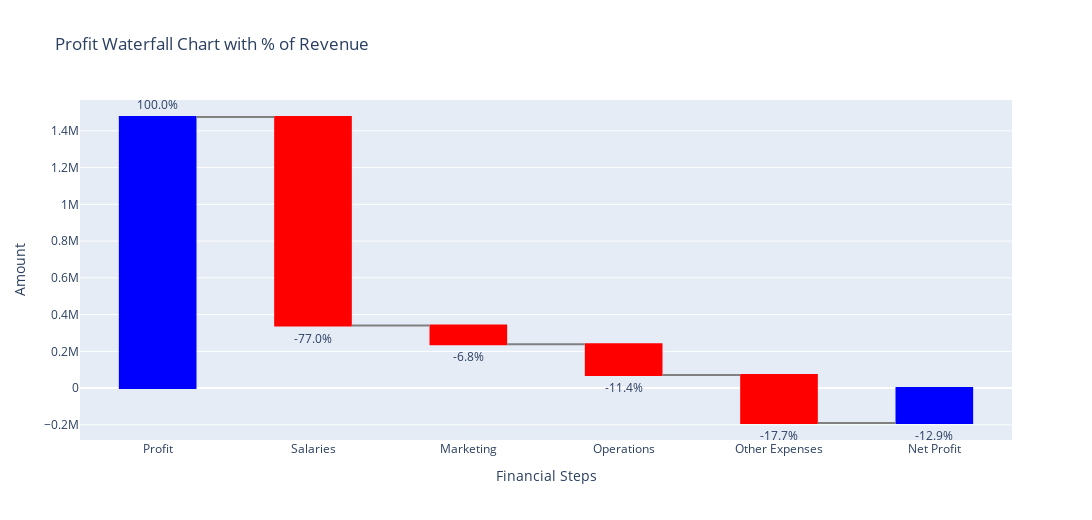

Notebook source saved alongside this figure:
### Code cell
fig = go.Figure(go.Waterfall(
    name = "Financial Breakdown",
    orientation = "v",
    measure = waterfall2_df['type'],       # 'absolute', 'relative', 'total'
    x = waterfall2_df['label'],
    textposition = "outside",
    y = waterfall2_df['value'],
    text = waterfall2_df['percent_of_revenue'].round(1).astype(str) + '%',  # Show percentages as labels
    connector = {"line":{"color":"gray"}},
    increasing = {"marker":{"color":"green"}},
    decreasing = {"marker":{"color":"red"}},
    totals = {"marker":{"color":"blue"}}
))

fig.update_layout(
    title = "Profit Waterfall Chart with % of Revenue",
    waterfallgap = 0.5,
    yaxis_title = "Amount",
    xaxis_title = "Financial Steps",
    autosize=False,              # Set to False to manually control size
    width=1120,                  # Width in pixels (e.g., 1200px)
    height=520,                  # Height in pixels (e.g., 600px)
    showlegend=False
)

fig.show()

### Figure 1 — Plotly figure (JSON) as saved in the notebook; plotly's stock layout.template omitted (floating-point values rounded to 4 significant figures)
{"data": [{"connector": {"line": {"color": "gray"}}, "decreasing": {"marker": {"color": "red"}}, "increasing": {"marker": {"color": "green"}}, "measure": ["absolute", "relative", "relative", "relative", "relative", "total"], "name": "Financial Breakdown", "orientation": "v", "text": ["100.0%", "-77.0%", "-6.8%", "-11.4%", "-17.7%", "-12.9%"], "textposition": "outside", "totals": {"marker": {"color": "blue"}}, "type": "waterfall", "x": ["Profit", "Salaries", "Marketing", "Operations", "Other Expenses", "Net Profit"], "y": [1475000.0, -1135000.0, -100800.0, -167500.0, -261700.0, -189900.0]}], "layout": {"autosize": false, "height": 520, "showlegend": false, "title": {"text": "Profit Waterfall Chart with % of Revenue"}, "waterfallgap": 0.5, "width": 1120, "xaxis": {"title": {"text": "Financial Steps"}}, "yaxis": {"title": {"text": "Amount"}}}}
